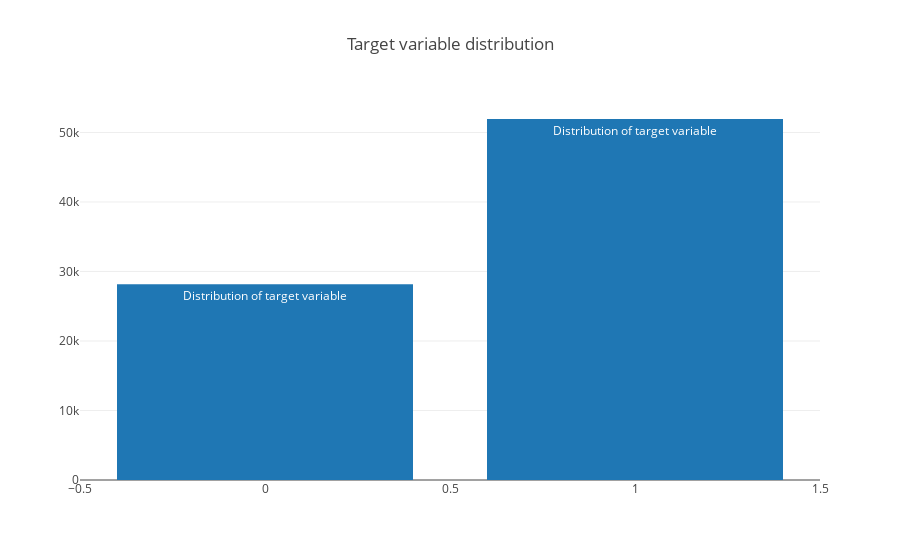

Notebook cell for this chart:
### Code cell
data = [go.Bar(
            x = train_df["is_duplicate"].value_counts().index.values,
            y = train_df["is_duplicate"].value_counts().values,
            text='Distribution of target variable'
    )]

layout = go.Layout(
    title='Target variable distribution'
)

fig = go.Figure(data=data, layout=layout)

py.iplot(fig, filename='basic-bar')

### Figure 1 — Plotly figure (JSON) as saved in the notebook; plotly's stock layout.template omitted (floating-point values rounded to 4 significant figures)
{"data": [{"text": "Distribution of target variable", "type": "bar", "x": [1, 0], "y": [51939, 28161]}], "layout": {"title": "Target variable distribution"}}
